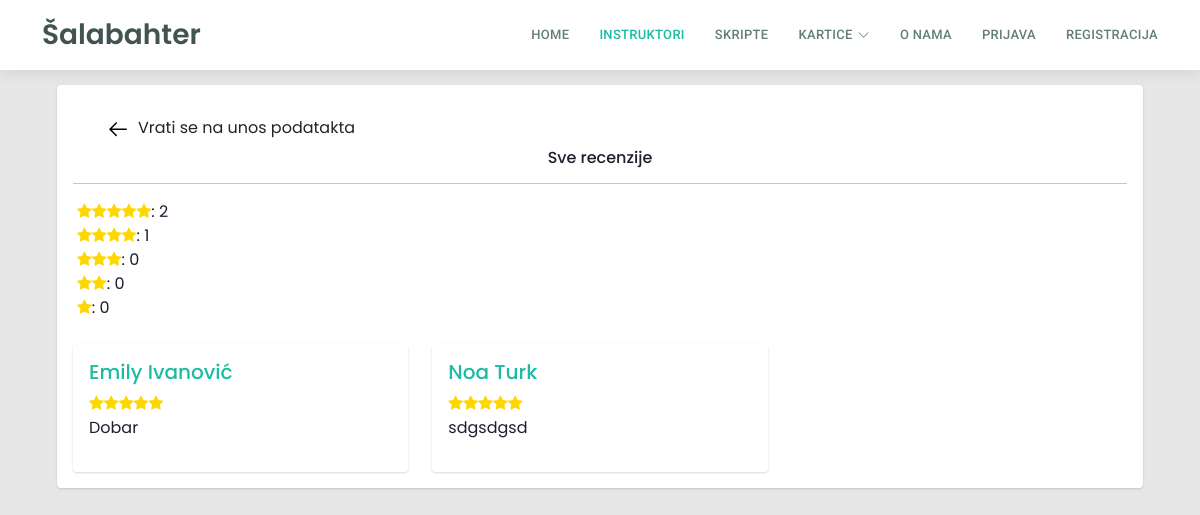
The app's page /recenzije/sve.php?korisnik=25 with its own data.
### tables this page shows
CREATE TABLE `recenzije` (
  `recenzija_id` int(11) NOT NULL,
  `ocjena` int(1) NOT NULL,
  `komentar` varchar(255) NOT NULL,
  `odKorisnika` int(11) NOT NULL,
  `zaKorisnika` int(11) NOT NULL
);

CREATE TABLE `korisnik` (
  `korisnik_id` int(11) NOT NULL,
  `ime` varchar(50) DEFAULT NULL,
  `prezime` varchar(50) DEFAULT NULL,
  `email` varchar(100) DEFAULT NULL,
  `lozinka` varchar(255) DEFAULT NULL,
  `adresa` varchar(255) DEFAULT NULL,
  `prebivaliste` varchar(255) NOT NULL,
  `mjesto` int(5) DEFAULT NULL,
  `slika_korisnika` varchar(255) DEFAULT NULL,
  `status_korisnika` int(20) DEFAULT NULL,
  `isAdmin` tinyint(1) NOT NULL
);

### recenzije/sve.php (the view, shortened to what this page needs)
<?php
$con = require "../ukljucivanje/connection/spajanje.php";
$korisnikID = $_GET['korisnik'];
$sqlDohvatiRecenzije = "SELECT * FROM recenzije WHERE zaKorisnika = {$korisnikID}";
$rezultatRecenzije = $con->query($sqlDohvatiRecenzije);
if ($rezultatRecenzije->num_rows > 0) {
    $imaRecenzije = true;
} else {
    $imaRecenzije = false;
}
?>
<!DOCTYPE html>
<html lang="en">
<head>
    <?php include '../assets/css/stiliranjeSporedno.php'; ?>
    <link rel="stylesheet" href="https://cdnjs.cloudflare.com/ajax/libs/font-awesome/4.7.0/css/font-awesome.min.css">
    <link href="../assets/css/nadzornaploca.css" rel="stylesheet">
    <link href="../assets/css/recenzije.css" rel="stylesheet">
</head>
<body>
    <?php include '../ukljucivanje/header.php'; ?>
    <div class="container">
        <div class="main-body">
            <?php if ($imaRecenzije) : ?>
                <div class="row">
                    <div class="col-md-12">
                        <div class="card mb-3">
                            <div class="card-body">
                                <div class="row m-2">
                                    <div class="col d-flex justify-content-start align-items-center">
                                        <a class="btn text" href="../profil?korisnik=<?php echo $korisnikID ?>"><svg xmlns="http://www.w3.org/2000/svg" viewBox="0 0 24 24" width="24" height="24" class="mr-2">
                                                <path d="M10.78 19.03a.75.75 0 0 1-1.06 0l-6.25-6.25a.75.75 0 0 1 0-1.06l6.25-6.25a.749.749 0 0 1 1.275.326.749.749 0 0 1-.215.734L5.81 11.5h14.44a.75.75 0 0 1 0 1.5H5.81l4.97 4.97a.75.75 0 0 1 0 1.06Z"></path>
                                            </svg>Vrati se na unos podatakta</a>
                                    </div>
                                    <div class="col d-flex justify-content-center">
                                        <h6 class="mb-0">Sve recenzije</h6>
                                    </div>
                                </div>
                                <hr>
                                <div class="row">
                                    <?php
                                    $zvjezdiceOcjenas = [];
                                    for ($i = 1; $i <= 5; $i++) {
                                        $sqlzvjezdiceOcjena = "SELECT COUNT(*) as count FROM recenzije WHERE zaKorisnika = {$korisnikID} AND ocjena = {$i}";
                                        $zvjezdiceOcjenaResult = $con->query($sqlzvjezdiceOcjena);
                                        $zvjezdiceOcjena = $zvjezdiceOcjenaResult->fetch_assoc();
                                        $zvjezdiceOcjenas[$i] = $zvjezdiceOcjena['count'];
                                    }
                                    for ($ocjena = 5; $ocjena >= 1; $ocjena--) {
                                        $count = isset($zvjezdiceOcjenas[$ocjena]) ? $zvjezdiceOcjenas[$ocjena] : 0;
                                        echo "<span class='pl-3'>";
                                        for ($i = 0; $i < $ocjena; $i++) {
                                            echo "<i class='fa fa-star' style='color:gold;'></i>";
                                        }
                                        echo ": {$count}</span><br>";
                                    }
                                    ?>
                                    <?php
                                    if ($rezultatRecenzije->num_rows > 0) :
                                        while ($red = $rezultatRecenzije->fetch_assoc()) :
                                            $sqlKorisnik = "SELECT korisnik_id, korisnik.ime, korisnik.prezime, recenzije.ocjena, recenzije.komentar
                        FROM korisnik
                        JOIN recenzije ON korisnik.korisnik_id = recenzije.odKorisnika
                        WHERE recenzije.recenzija_id = {$red['recenzija_id']}";
                                            $rezultatKorisnik = $con->query($sqlKorisnik);
                                            $korisnik = $rezultatKorisnik->fetch_assoc();
                                    ?>
                                            <div class="col-sm-4">
                                                <div class="card mt-4 ">
                                                    <div class="card-body">
                                                        <div class="row">
                                                            <div class="col">
                                                                <h5><a class="link" href="?korisnik=<?php echo $korisnik['korisnik_id'] ?>"><?php echo $korisnik['ime'] . " " . $korisnik['prezime'] ?></a></h5>
                                                            </div>
                                                        </div>
                                                        <div class="row">
                                                            <div class="col">
                                                                <?php
                                                                for ($i = 1; $i <= 5; $i++) {
                                                                    if ($i <= $korisnik['ocjena']) {
                                                                        echo '<i class="fa fa-star" style="color:gold;"></i>';
                                                                    } else {
                                                                        echo '<i class="fa fa-star-o"></i>';
                                                                    }
                                                                }
                                                                ?>
                                                            </div>
                                                        </div>
                                                        <div class="row">
                                                            <div class="col">
                                                                <p><?php echo $korisnik['komentar'] ?></p>
                                                            </div>
                                                        </div>
                                                    </div>
                                                </div>
                                            </div>
                                    <?php endwhile;
                                    else : echo "Nema recenzija";
                                    endif; ?>
                                </div>
                            </div>
                        </div>
                    </div>
                </div>
            <?php endif; ?>
        </div>
    </div>
</body>
</html>

### assets/css/style.css (style rules this page uses)
body { font-family: "Poppins", sans-serif !important; background-color: #ffffff; }
a { text-decoration: none !important; color: #1bbca3; }
h1, h2, h3, h4, h5, h6 { font-family: "Poppins", sans-serif !important; }
.scrolled-offset { margin-top: 70px; }

### assets/css/nadzornaploca.css (style rules this page uses)
body { color: #1a202c; text-align: left; background-color: #e7e7e7; font-family: 'Poppins', sans-serif; }
.main-body { padding: 15px; }
.card { box-shadow: 0 1px 3px 0 rgba(0, 0, 0, .1), 0 1px 2px 0 rgba(0, 0, 0, .06); }
.card { position: relative; display: flex; flex-direction: column; min-width: 0; word-wrap: break-word; background-color: #fff; background-clip: border-box; border: 0 solid rgba(0, 0, 0, .125); border-radius: .25rem; }
.card-body { flex: 1 1 auto; min-height: 1px; padding: 1rem; }
.mb-3, .my-3 { margin-bottom: 1rem !important; }

### records on screen
recenzije: odKorisnika.ime "Emily", odKorisnika.prezime "Ivanović", ocjena 5 (drawn), komentar "Dobar"
recenzije: odKorisnika.ime "Noa", odKorisnika.prezime "Turk", ocjena 5 (drawn), komentar "sdgsdgsd"

### other values on screen
$count "2"
$count "1"
$count "0"
